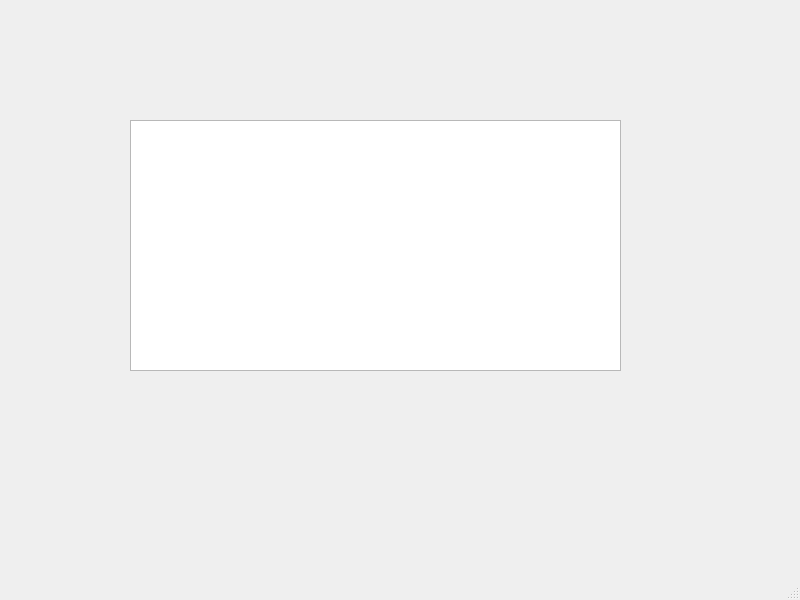
<?xml version="1.0" encoding="UTF-8"?>
<ui version="4.0">
 <class>MainWindow</class>
 <widget class="QMainWindow" name="MainWindow">
  <property name="geometry">
   <rect>
    <x>0</x>
    <y>0</y>
    <width>800</width>
    <height>600</height>
   </rect>
  </property>
  <property name="windowTitle">
   <string>MainWindow</string>
  </property>
  <widget class="QWidget" name="centralwidget">
   <widget class="QTextEdit" name="textEdit">
    <property name="geometry">
     <rect>
      <x>130</x>
      <y>120</y>
      <width>491</width>
      <height>251</height>
     </rect>
    </property>
   </widget>
  </widget>
  <widget class="QMenuBar" name="menubar">
   <property name="geometry">
    <rect>
     <x>0</x>
     <y>0</y>
     <width>800</width>
     <height>22</height>
    </rect>
   </property>
  </widget>
  <widget class="QStatusBar" name="statusbar"/>
 </widget>
 <resources/>
 <connections/>
</ui>
